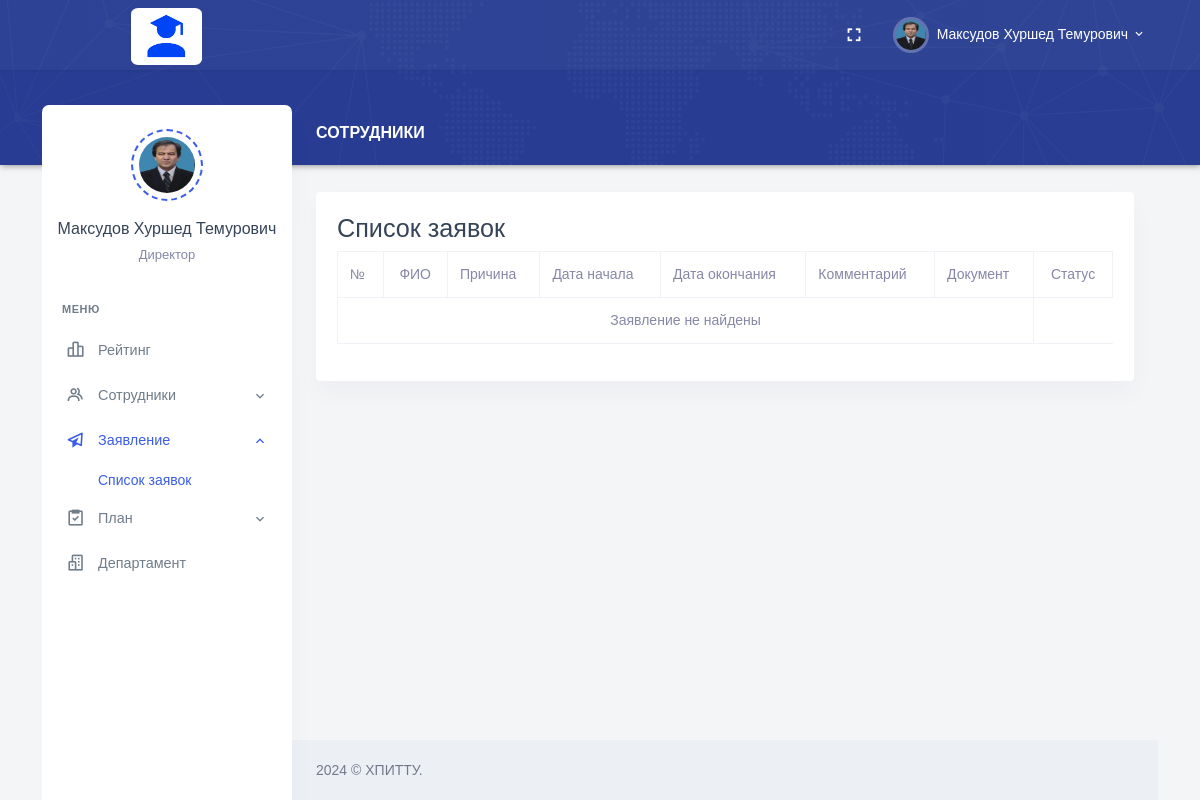
/Admin/list-leave.php (signed in), run on an earlier commit of the app's database.
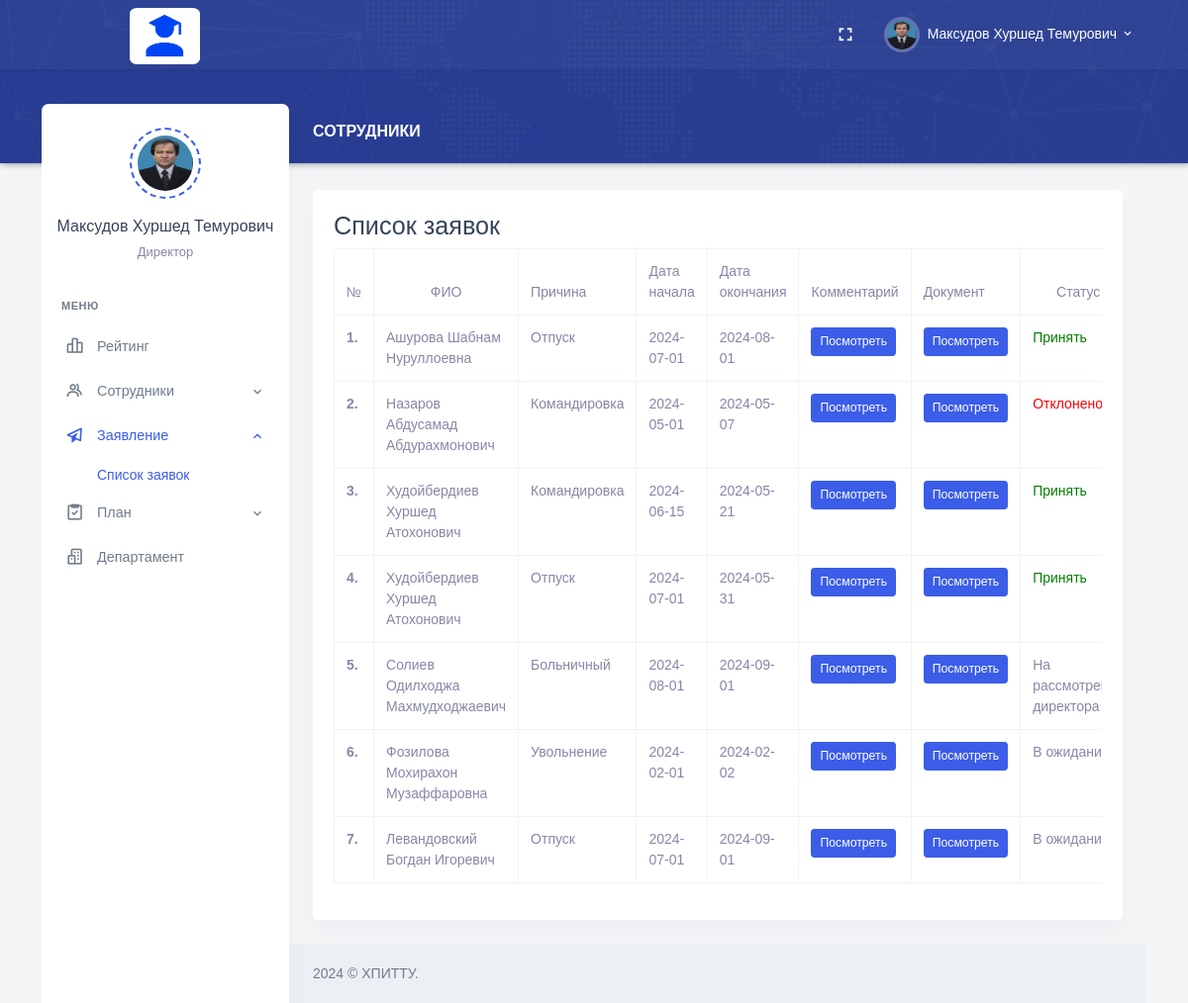
And on a later commit of the database.
### tables this page shows
CREATE TABLE `employees` (
  `Employee_Id` int NOT NULL AUTO_INCREMENT,
  `Full_Name` varchar(255) DEFAULT NULL,
  `Date_of_Birth` date DEFAULT NULL,
  `Place_of_Birth` varchar(255) DEFAULT NULL,
  `Position_Id` int DEFAULT NULL,
  `Degree_Id` int DEFAULT NULL,
  `Faculty_Id` int DEFAULT NULL,
  `Department_Id` int DEFAULT NULL,
  `User_Role_Id` int DEFAULT NULL,
  `Email` varchar(255) DEFAULT NULL,
  `Phone_Number` varchar(20) DEFAULT NULL,
  `Employee_Number` varchar(20) DEFAULT NULL,
  `Date_Added` date DEFAULT NULL,
  `Path_Photo` varchar(255) DEFAULT NULL,
  `Username` varchar(255) DEFAULT NULL,
  `Password` varchar(255) DEFAULT NULL,
  PRIMARY KEY (`Employee_Id`),
  KEY `Degree_Id` (`Degree_Id`),
  KEY `Faculty_Id` (`Faculty_Id`),
  KEY `Department_Id` (`Department_Id`),
  KEY `User_Role_Id` (`User_Role_Id`),
  KEY `employees_ibfk_1` (`Position_Id`),
  CONSTRAINT `employees_ibfk_1` FOREIGN KEY (`Position_Id`) REFERENCES `positions` (`Position_Id`) ON DELETE CASCADE ON UPDATE CASCADE,
  CONSTRAINT `employees_ibfk_2` FOREIGN KEY (`Degree_Id`) REFERENCES `degrees` (`Degree_Id`) ON DELETE CASCADE ON UPDATE CASCADE,
  CONSTRAINT `employees_ibfk_3` FOREIGN KEY (`Faculty_Id`) REFERENCES `faculties` (`Faculty_Id`) ON DELETE CASCADE ON UPDATE CASCADE,
  CONSTRAINT `employees_ibfk_4` FOREIGN KEY (`Department_Id`) REFERENCES `departments` (`Department_Id`) ON DELETE CASCADE ON UPDATE CASCADE,
  CONSTRAINT `employees_ibfk_5` FOREIGN KEY (`User_Role_Id`) REFERENCES `user_roles` (`User_Role_Id`) ON DELETE CASCADE ON UPDATE CASCADE
);

CREATE TABLE `positions` (
  `Position_Id` int NOT NULL,
  `Position_Name` varchar(255) DEFAULT NULL,
  PRIMARY KEY (`Position_Id`)
);

CREATE TABLE `employee_leave` (
  `leave_id` int NOT NULL AUTO_INCREMENT,
  `full_name` varchar(255) NOT NULL,
  `reason` varchar(255) DEFAULT NULL,
  `start_date` date DEFAULT NULL,
  `end_date` date DEFAULT NULL,
  `comments` varchar(1000) DEFAULT NULL,
  `Username` varchar(30) DEFAULT NULL,
  `status` varchar(50) NOT NULL,
  `pdf_file` blob,
  PRIMARY KEY (`leave_id`)
);

### Admin/list-leave.php (the view, shortened to what this page needs)
<?php
require_once "header.php";
?>
<?php
require_once "../conn.php";
$sql = "SELECT * FROM employee_leave";
$result = mysqli_query($conn , $sql);
$i = 1;
?>
<div class="main-content">
    <div class="page-content">
        <div class="row">
            <div class="col-12">
                <div class="page-title-box d-flex align-items-center justify-content-between">
                    <h4 class="page-title mb-0 font-size-18">Сотрудники</h4>
                </div>
            </div>
        </div>
        <link rel="stylesheet" type="text/css" href="https://cdn.datatables.net/1.11.6/css/jquery.dataTables.css">
        <div class="row">
            <div class="col-12">
                <div class="card">
                    <div class="card-body">
                        <h3>Список заявок</h3>
                        <div class="table-responsive">
                            <table id="datatable" class="table table-bordered dt-responsive nowrap"
                                style="width: 100%;">
                                <thead>
                                <tr>
                                        <th>№</th>
                                        <th class="text-center">ФИО</th>
                                        <th>Причина</th>
                                        <th>Дата начала</th>
                                        <th>Дата окончания</th>
                                        <th>Комментарий</th>
                                        <th>Документ</th>
                                        <th class="text-center">Статус</th>
                                    </tr>
                                </thead>
                                <tbody>
                                    <?php
                                    if (mysqli_num_rows($result) > 0) {
                                        while ($rows = mysqli_fetch_assoc($result)) {
                                            $start_date = $rows["start_date"];
                                            $end_date = $rows["end_date"];
                                            $fullname = $rows["full_name"];
                                            $reason = $rows["reason"];
                                            $comments = $rows["comments"];
                                            $status = ($rows["status"] == "В ожидании") ? "В ожидании" : $rows["status"];
                                            $pdf_file = $rows["pdf_file"];
                                            ?>
                                    <tr>
                                        <th scope="row"><?php echo "$i."; ?></th>
                                        <td><?php echo $fullname; ?></td>
                                        <td><?php echo $reason; ?></td>
                                        <td><?php echo $start_date; ?></td>
                                        <td><?php echo $end_date; ?></td>
                                        <td>
                                        <div class="btn-group btn-group-sm" role="group" aria-label="Действия">
                                        <button type="button" class="btn btn-primary view-comments"
    data-bs-toggle="modal" data-bs-target="#commentModal"
    data-comment="<?php echo htmlspecialchars($comments); ?>">
    Посмотреть
</button>
                                        </div>
                                        </td>
                                        <td>
                                        <div class="btn-group btn-group-sm" role="group" aria-label="Действия">
                                            <a href="../Personal/uploads/<?php echo $pdf_file; ?>" target="_blank"
                                                class="btn btn-primary">Посмотреть</a>
                                        </div>
                                        </td>
                                        <td>
                                        <?php
if ($status == 'В ожидании') {
    echo "<span class='status'>В ожидании</span>";
}
 else {
    if ($status == 'Принято') {
        echo "<span class='status-accepted'>Принять</span>";
    }
    else if ($status == 'Отклонено') {
        echo "<span class='status-rejected'>Отклонено</span>";
    }
    else if ($status == 'На рассмотрении директора') {
        echo "<span>На рассмотрении директора</span>";
    }
}
?>
</td>
                                    </tr>
                                    <?php
                    $i++;
                }
            } else {
                echo "<tr><td colspan='7' class='text-center'>Заявление не найдены</td></tr>";
            }
            ?>
                                </tbody>
                            </table>
                        </div>
                    </div>
                </div>
            </div>
        </div>
        <?php
require_once "footer.php";
?>

### Admin/header.php (shortened to what this page needs)
<?php
    require_once "../conn.php";
    $sql_command = "SELECT e.*, p.Position_Name, e.Path_Photo
    FROM employees e
    INNER JOIN positions p ON e.Position_Id = p.Position_Id
    WHERE e.Username = '{$_SESSION['Username']}'";
$result = mysqli_query($conn, $sql_command);
if (mysqli_num_rows($result) > 0) {
while ($rows = mysqli_fetch_assoc($result)) {
$Full_Name = ucwords($rows["Full_Name"]);
$Position_Name = $rows["Position_Name"];
$Path_Photo = $rows["Path_Photo"];
}
}
?>
<!doctype html>
<html lang="en">
<head>
    <link href="/assets/css/bootstrap.min.css" id="bootstrap-style" rel="stylesheet" type="text/css" />
    <link href="/assets/css/app.min.css" id="app-style" rel="stylesheet" type="text/css" />
    <link href="/assets/libs/datatables.net-bs4/css/dataTables.bootstrap4.min.css" rel="stylesheet" type="text/css" />
    <link href="/assets/libs/datatables.net-buttons-bs4/css/buttons.bootstrap4.min.css" rel="stylesheet"
        type="text/css" />
    <link href="/assets/libs/datatables.net-responsive-bs4/css/responsive.bootstrap4.min.css" rel="stylesheet"
        type="text/css" />
    <link href="/assets/css/icons.min.css" rel="stylesheet" type="text/css" />
</head>
<body data-layout="detached" data-topbar="colored">
<div class="container-fluid">
        <div id="layout-wrapper">
            <header id="page-topbar">
                <div class="navbar-header">
                    <div class="container-fluid">
                        <div class="float-end">
                            <div class="dropdown d-none d-lg-inline-block ms-1">
                                <button type="button" class="btn header-item noti-icon waves-effect"
                                    data-toggle="fullscreen">
                                    <i class="mdi mdi-fullscreen"></i>
                                </button>
                            </div>
                            <div class="dropdown d-inline-block">
                                <button type="button" class="btn header-item waves-effect"
                                    id="page-header-user-dropdown" data-bs-toggle="dropdown" aria-haspopup="true"
                                    aria-expanded="false">
                                    <img class="rounded-circle header-profile-user"
                                        src="../Personal/upload/<?php if(!empty($Path_Photo)){ echo $Path_Photo; }else{ echo "Admin.png"; } ?>" alt="Header Avatar">
                                    <span class="d-none d-xl-inline-block ms-1"><?php echo $Full_Name; ?></span>
                                    <i class="mdi mdi-chevron-down d-none d-xl-inline-block"></i>
                                </button>
                            </div>
                        </div>
                        <div>
                            <div class="navbar-brand-box">
                                <a href="index.php" class="logo logo-light" style="margin-left: 65px;">
                                    <span class="logo-lg">
                                        <img src="/assets/images/LogoEX.png" alt="" height="57"
                                            style="border-radius: 10%;">
                                    </span>
                                </a>
                            </div>
                        </div>
                    </div>
            </header>
            <div class="vertical-menu">
                <div class="h-100">
                    <div class="user-wid text-center py-4">
                        <div class="user-img">
                            <img src="../Personal/upload/<?php if(!empty($Path_Photo)){ echo $Path_Photo; }else{ echo "Admin.png"; } ?>" alt=""
                                class="avatar-md mx-auto rounded-circle">
                        </div>
                        <div class="mt-3">
                            <a href="#" class="text-reset fw-medium font-size-16"><?php echo $Full_Name; ?></a>
                            <p class="text-muted mt-1 mb-0 font-size-13"><?php echo $Position_Name; ?></p>
                        </div>
                    </div>
                    <div id="sidebar-menu">
                        <ul class="metismenu list-unstyled" id="side-menu">
                            <li class="menu-title">Меню</li>
                            <li>
                                <a href="index.php" class="waves-effect">
                                    <i class="bx bx-bar-chart-alt-2"></i>
                                    <span>Рейтинг</span>
                                </a>
                            </li>
                            <li>
                                <a href="javascript: void(0);" class="has-arrow waves-effect">
                                    <i class="bx bx-group"></i>
                                    <span>Сотрудники</span>
                                </a>
                            </li>
                            <li>
                                <a href="javascript: void(0);" class="has-arrow waves-effect">
                                    <i class="bx bx-paper-plane"></i>
                                    <span>Заявление</span>
                                </a>
                                <ul class="sub-menu" aria-expanded="false">
                                    <li><a href="list-leave.php">Список заявок</a></li>
                                </ul>
                            </li>
                            <li>
                                <a href="javascript: void(0);" class="has-arrow waves-effect">
                                    <i class="bx bx-task"></i>
                                    <span>План</span>
                                </a>
                            </li>
                            <li>
                                <a href="departament.php" class="waves-effect">
                                    <i class="bx bx-buildings"></i>
                                    <span>Департамент</span>
                                </a>
                            </li>
                    </div>
                </div>
            </div>

### Admin/footer.php (shortened to what this page needs)
<footer class="footer">
    <div class="container-fluid">
        <div class="row">
            <div class="col-sm-6">
                 © ХПИТТУ.
            </div>
            <div class="col-sm-6">
            </div>
        </div>
    </div>
</footer>
</div>
</div>
</div>
</div>
</body>
</html>

### Admin/list-leave.php (style rules this page uses)
.status-accepted { color: green; }
.status-rejected { color: red; }

What changed in the data, as far as the page shows it:
added employee_leave: full_name "Ашурова Шабнам Нуруллоевна", reason "Отпуск", start_date "2024-07-01", end_date "2024-08-01", status "Принять"
added employee_leave: full_name "Назаров Абдусамад Абдурахмонович", reason "Командировка", start_date "2024-05-01", end_date "2024-05-07", status "Отклонено"
added employee_leave: full_name "Худойбердиев Хуршед Атохонович", reason "Командировка", start_date "2024-06-15", end_date "2024-05-21", status "Принять"
added employee_leave: full_name "Худойбердиев Хуршед Атохонович", reason "Отпуск", start_date "2024-07-01", end_date "2024-05-31", status "Принять"
added employee_leave: full_name "Солиев Одилходжа Махмудходжаевич", reason "Больничный", start_date "2024-08-01", end_date "2024-09-01", shows "На"
added employee_leave: full_name "Фозилова Мохирахон Музаффаровна", reason "Увольнение", start_date "2024-02-01", end_date "2024-02-02", status "В…"
added employee_leave: full_name "Левандовский Богдан Игоревич", reason "Отпуск", start_date "2024-07-01", end_date "2024-09-01", status "В…"
Also different on the page:
text no longer shown: "Заявление не найдены"
